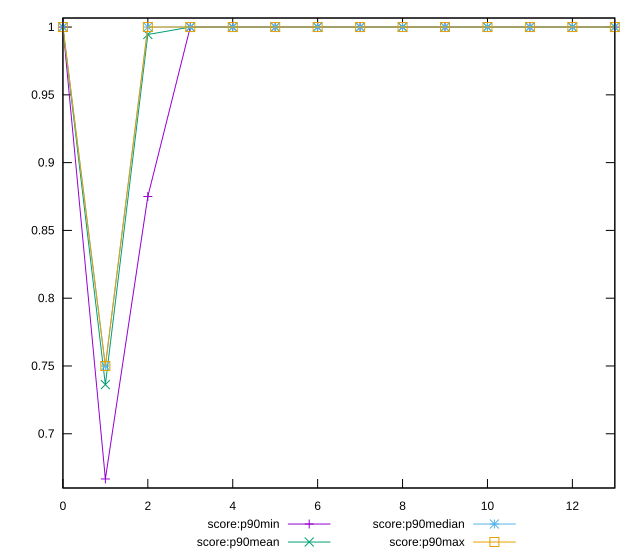

Reproduce this figure in gnuplot.
reset

$scoreP90Min <<EOF
0 1
1 0.6666666666666666
2 0.875
3 1
4 1
5 1
6 1
7 1
8 1
9 1
10 1
11 1
12 1
13 1
EOF

$scoreP90Mean <<EOF
0 1
1 0.7362637362637363
2 0.9945054945054945
3 1
4 1
5 1
6 1
7 1
8 1
9 1
10 1
11 1
12 1
13 1
EOF

$scoreP90Median <<EOF
0 1
1 0.75
2 1
3 1
4 1
5 1
6 1
7 1
8 1
9 1
10 1
11 1
12 1
13 1
EOF

$scoreP90Max <<EOF
0 1
1 0.75
2 1
3 1
4 1
5 1
6 1
7 1
8 1
9 1
10 1
11 1
12 1
13 1
EOF

set key outside below
set xrange [0:13]
set yrange [0.6599999999999999:1.0066666666666666]
set trange [0.6599999999999999:1.0066666666666666]
set terminal svg size 640, 560 enhanced background rgb 'white'
set output "report_00008_2021-01-22T20:58:29.167/unminified-css/progression/score.svg"

plot $scoreP90Min title "score:p90min" with linespoints, \
     $scoreP90Mean title "score:p90mean" with linespoints, \
     $scoreP90Median title "score:p90median" with linespoints, \
     $scoreP90Max title "score:p90max" with linespoints

reset
